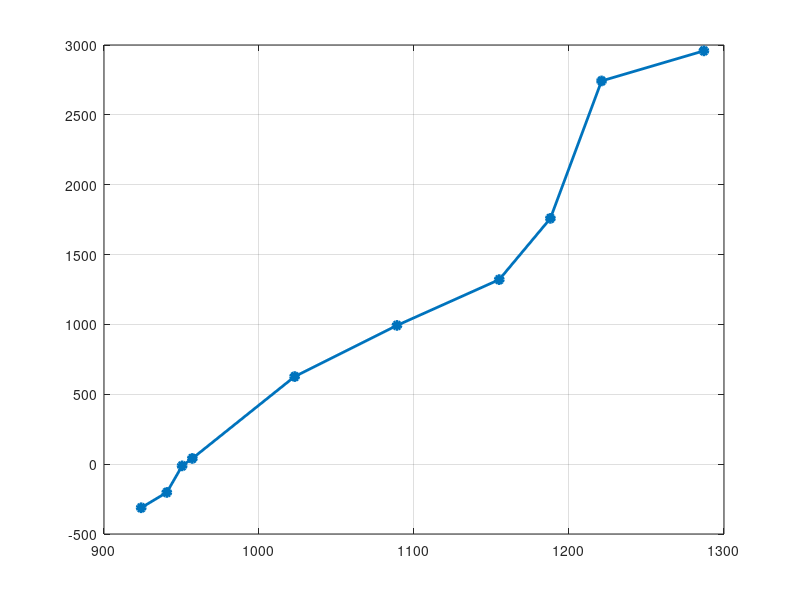

MATLAB code for this plot: (Note: this script raises an error after producing the figure.)
% Data
bessRatio = [1.4, 1.425, 1.44, 1.45, 1.55, 1.65, 1.75, 1.8, 1.85, 1.95];
bessSize = [924, 940.5, 950.4, 957, 1023, 1089, 1155, 1188, 1221, 1287];
economicProfit = [-312.06, -202.58, -12.32, 40.73, 626.85, 992.89, 1320.85, 1759.1, 2742.75, 2958.12];

% Create figure
figure('Name', 'Economic Profit vs BESS Sizing', 'Color', 'w');
hold on;
grid on;
box on;

% Plot economic profit vs BESS size
plot(bessSize, economicProfit, '-o', 'LineWidth', 2, 'Color', [0 0.45 0.74], ...
    'MarkerFaceColor', [0 0.45 0.74]);

% Add red dashed line for break-even point
yline(0, 'r--', 'LineWidth', 2);

% Labels and title
xlabel('BESS Size (kWh)');
ylabel('Economic Profit (£)');
title('Economic Profit vs BESS Sizing');

% Improve readability
set(gca, 'FontSize', 12);
ytickformat('£%,.0f');


